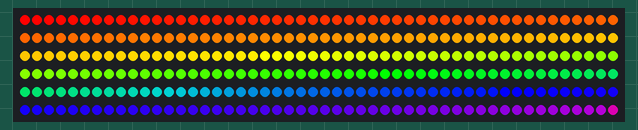
Bench run of a sketch on a simulated Arduino Uno, built with avr-gcc and run on an emulated ATmega328P. On the bench: 300 RGB LEDs in strip order, left to right, continuing on the next row.

Above: at 0.1 s.

The sketch:

rainbow.ino
```cpp
#include <PololuLedStrip.h>
#define LED_COUNT 300
#define LED_MAX 300

int y;
int x;
int z;
int i;
byte adder1 = 0;
byte adder2 = 0;

rgb_color colors[LED_COUNT];
rgb_color blank[LED_MAX];
PololuLedStrip<12> ledStrip;
PololuLedStrip<12> clearSrip;

void setup() {
  x = LED_COUNT/5;
  y = LED_COUNT-1;
  z = LED_COUNT - 4*x;

  ledStrip.write(blank, LED_MAX);

  colors[0] = (rgb_color){255, 0, 0};
  adder1 = 0;
  for(i = 0; i < (x-1); i++){
    adder1 = adder1 + (127/x);
    colors[i+1] = (rgb_color){255, adder1, 0};
    }

  colors[x] = (rgb_color){255, 127, 0};
  for(i = 0; i < (x-1); i++){
    adder1 = adder1 + (128/x);
    colors[i+x+1] = (rgb_color){255, adder1, 0};
    }

  colors[2*x] = (rgb_color){255, 255, 0};
  adder1 = 255;
  for(i = 0; i < (x-1); i++){
    adder1 = adder1 - (255/x);
    colors[i+2*x+1] = (rgb_color){adder1, 255, 0};
    }

  colors[3*x] = (rgb_color){0, 255, 0};
  adder1 = 255;
  adder2 = 0;
  for(i = 0; i < (x-1); i++){
    adder1 = adder1 - (255/x);
    adder2 = adder2 + (255/x);
    colors[i+3*x+1] = (rgb_color){0, adder1, adder2};
    }

  colors[4*x] = (rgb_color){0, 0, 255};
  adder1 = 0;
  adder2 = 255;
  for(i = 0; i < (z-1); i++){
    adder1 = adder1 + (148/z);
    adder2 = adder2 - (135/z);
    colors[i+4*x+1] = (rgb_color){adder1, 0, adder2};
    }

  colors[y] = (rgb_color){148, 0, 120};

  ledStrip.write(colors, LED_COUNT);

}

void loop() {
  // put your main code here, to run repeatedly:

}
```
